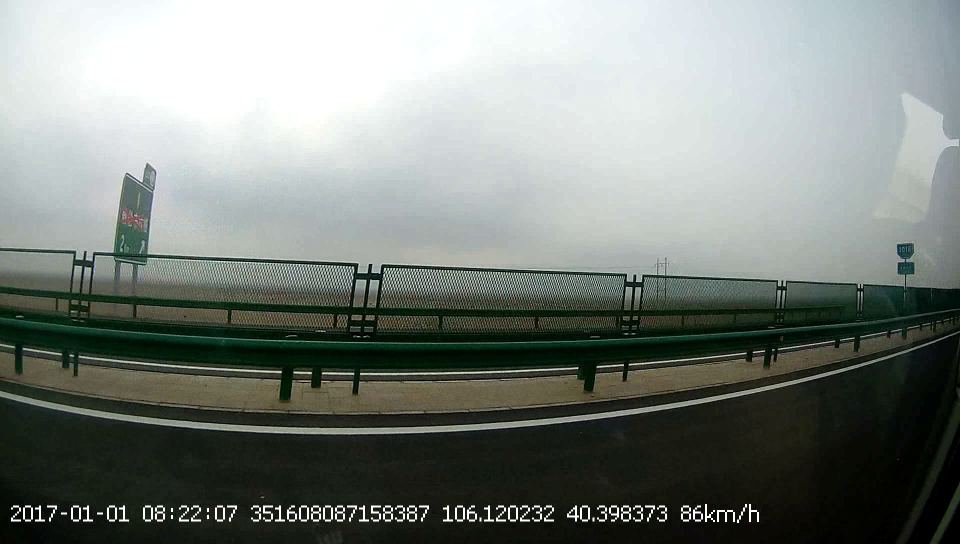
#> input picture frame00339.jpg, 1920 x 1088 px (shown at 1/2 size)
$ python -i lane.py   (imports and definitions only)
#> lines starting #> are read from the running program, lines starting #| are printed output that depends on the picture; after the words box and inside, x2 and y2 are one past the last pixel; in counts of white or black regions, pixels touching at a corner belong together
# -*- coding: utf-8 -*-

import matplotlib.pyplot as plt
import matplotlib.image as mplimg
import numpy as np
import cv2

blur_ksize = 5  # Gaussian blur kernel size
canny_lthreshold = 50  # Canny edge detection low threshold
canny_hthreshold = 150  # Canny edge detection high threshold

# Hough transform parameters
rho = 1#rho的步长，即直线到图像原点(0,0)点的距离
theta = np.pi / 180#theta的范围
threshold = 15#累加器中的值高于它时才认为是一条直线
min_line_length = 40#线的最短长度，比这个短的都被忽略
max_line_gap = 20#两条直线之间的最大间隔，小于此值，认为是一条直线

def roi_mask(img, vertices):#img是输入的图像，verticess是兴趣区的四个点的坐标（三维的数组）
  mask = np.zeros_like(img)#生成与输入图像相同大小的图像，并使用0填充,图像为黑色
  #defining a 3 channel or 1 channel color to fill the mask with depending on the input image
  if len(img.shape) > 2:
    channel_count = img.shape[2]  # i.e. 3 or 4 depending on your image
    mask_color = (255,) * channel_count#如果 channel_count=3,则为(255,255,255)
  else:
    mask_color = 255
  cv2.fillPoly(mask, vertices, mask_color)#使用白色填充多边形，形成蒙板
  masked_img = cv2.bitwise_and(img, mask)#img&mask，经过此操作后，兴趣区域以外的部分被蒙住了，只留下兴趣区域的图像
  return masked_img

def draw_roi(img, vertices):
  cv2.polylines(img, vertices, True, [255, 0, 0], thickness=2)

def draw_lines(img, lines, color=[255, 0, 0], thickness=2):
  for line in lines:
    for x1, y1, x2, y2 in line:
      cv2.line(img, (x1, y1), (x2, y2), color, thickness)

def hough_lines(img, rho, theta, threshold, min_line_len, max_line_gap):
  lines = cv2.HoughLinesP(img, rho, theta, threshold, np.array([]), minLineLength=min_line_len, maxLineGap=max_line_gap)#函数输出的直接就是一组直线点的坐标位置（每条直线用两个点表示[x1,y1],[x2,y2]）
  line_img = np.zeros((img.shape[0], img.shape[1], 3), dtype=np.uint8)#生成绘制直线的绘图板，黑底
  # draw_lines(line_img, lines)
  draw_lanes(line_img, lines)
  return line_img

def draw_lanes(img, lines, color=[255, 0, 0], thickness=8):
  left_lines, right_lines = [], []#用于存储左边和右边的直线
  for line in lines:#对直线进行分类
    for x1, y1, x2, y2 in line:
      k = (y2 - y1) / (x2 - x1)
      if k < 0:
        left_lines.append(line)
      else:
        right_lines.append(line)

  if (len(left_lines) <= 0 or len(right_lines) <= 0):
    return img

  clean_lines(left_lines, 0.1)#弹出左侧不满足斜率要求的直线
  clean_lines(right_lines, 0.1)#弹出右侧不满足斜率要求的直线
  left_points = [(x1, y1) for line in left_lines for x1,y1,x2,y2 in line]#提取左侧直线族中的所有的第一个点
  left_points = left_points + [(x2, y2) for line in left_lines for x1,y1,x2,y2 in line]#提取左侧直线族中的所有的第二个点
  right_points = [(x1, y1) for line in right_lines for x1,y1,x2,y2 in line]#提取右侧直线族中的所有的第一个点
  right_points = right_points + [(x2, y2) for line in right_lines for x1,y1,x2,y2 in line]#提取右侧侧直线族中的所有的第二个点

  left_vtx = calc_lane_vertices(left_points, 325, img.shape[0])#拟合点集，生成直线表达式，并计算左侧直线在图像中的两个端点的坐标
  right_vtx = calc_lane_vertices(right_points, 325, img.shape[0])#拟合点集，生成直线表达式，并计算右侧直线在图像中的两个端点的坐标

  cv2.line(img, left_vtx[0], left_vtx[1], color, thickness)#画出直线
  cv2.line(img, right_vtx[0], right_vtx[1], color, thickness)#画出直线

#将不满足斜率要求的直线弹出
def clean_lines(lines, threshold):
    slope=[]
    for line in lines:
        for x1,y1,x2,y2 in line:
            k=(y2-y1)/(x2-x1)
            slope.append(k)
    #slope = [(y2 - y1) / (x2 - x1) for line in lines for x1, y1, x2, y2 in line]
    while len(lines) > 0:
        mean = np.mean(slope)#计算斜率的平均值，因为后面会将直线和斜率值弹出
        diff = [abs(s - mean) for s in slope]#计算每条直线斜率与平均值的差值
        idx = np.argmax(diff)#计算差值的最大值的下标
        if diff[idx] > threshold:#将差值大于阈值的直线弹出
          slope.pop(idx)#弹出斜率
          lines.pop(idx)#弹出直线
        else:
          break

#拟合点集，生成直线表达式，并计算直线在图像中的两个端点的坐标
def calc_lane_vertices(point_list, ymin, ymax):
  x = [p[0] for p in point_list]#提取x
  y = [p[1] for p in point_list]#提取y
  fit = np.polyfit(y, x, 1)#用一次多项式x=a*y+b拟合这些点，fit是(a,b)
  fit_fn = np.poly1d(fit)#生成多项式对象a*y+b

  xmin = int(fit_fn(ymin))#计算这条直线在图像中最左侧的横坐标
  xmax = int(fit_fn(ymax))#计算这条直线在图像中最右侧的横坐标

  return [(xmin, ymin), (xmax, ymax)]

def process_an_image(img):
#> called with img = 'frame00339.jpg'
  img=mplimg.imread(img)
#> img is the input picture: shape (1088, 1920, 3); mean R, G, B 123.9, 130.2, 124.9
  roi_vtx = np.array([[(0, img.shape[0]), (460, 325), (520, 325), (img.shape[1], img.shape[0])]])#目标区域的四个点坐标，roi_vtx是一个三维的数组
  gray = cv2.cvtColor(img, cv2.COLOR_RGB2GRAY)#图像转换为灰度图
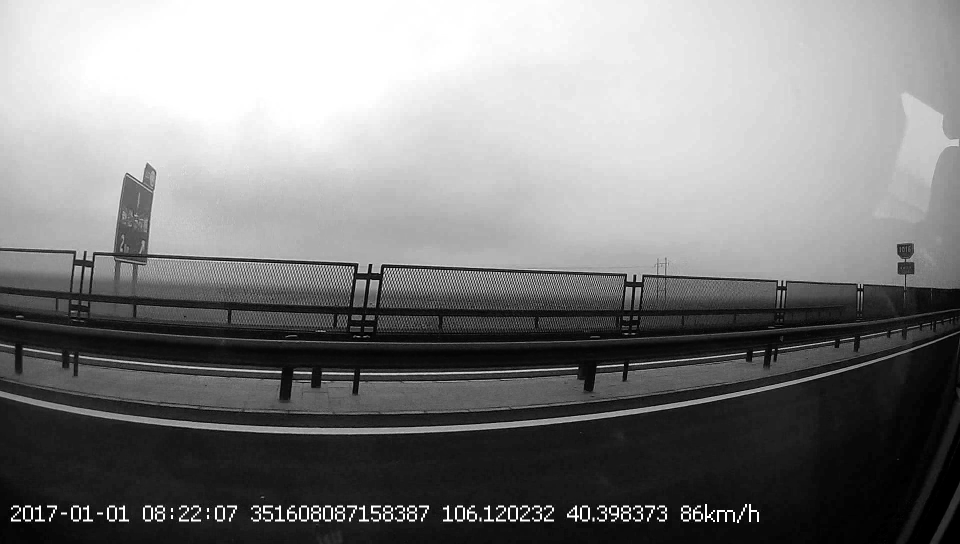
#> gray: shape (1088, 1920) (shown at 1/2 size); min 0, max 255, mean 127.8
  blur_gray = cv2.GaussianBlur(gray, (blur_ksize, blur_ksize), 0, 0)#使用高斯模糊去噪声
  edges = cv2.Canny(blur_gray, canny_lthreshold, canny_hthreshold)#使用Canny进行边缘检测
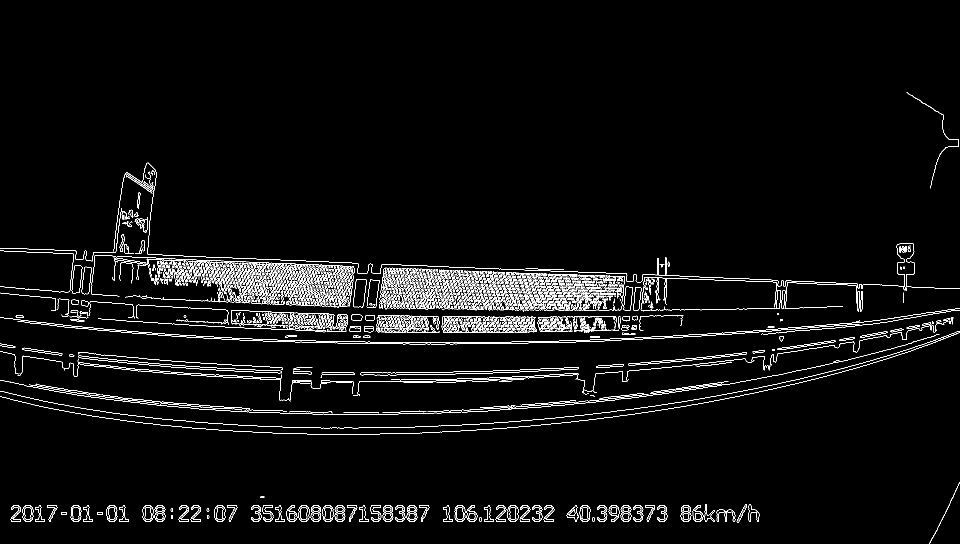
#> edges: shape (1088, 1920) (shown at 1/2 size); 3.4% white in thin lines or dots, all inside (x1, y1, x2, y2) = (0, 185, 1920, 1088)
  roi_edges = roi_mask(edges, roi_vtx)#对边缘检测的图像生成图像蒙板，去掉不感兴趣的区域，保留兴趣区
#> in roi_mask, `cv2.fillPoly(mask, vertices, mask_color)#使用白色填充多边形，形成蒙板`:
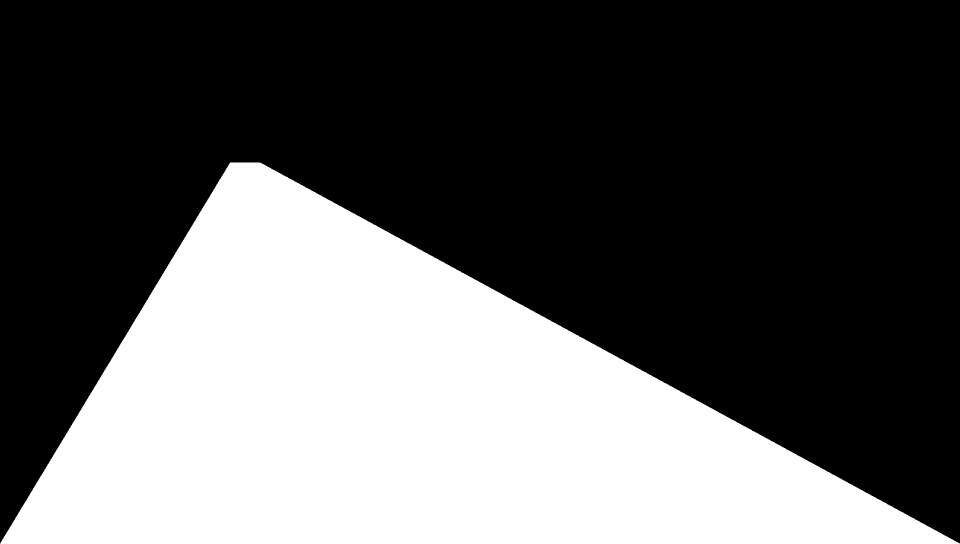
#> mask: shape (1088, 1920) (shown at 1/2 size); 36.2% white; 1 white region, box (x1, y1, x2, y2) and area: (0, 325, 1920, 1088) 756070
#> in roi_mask, `masked_img = cv2.bitwise_and(img, mask)#img&mask，经过此操作后，兴趣区域以外的部分被蒙住了，..`:
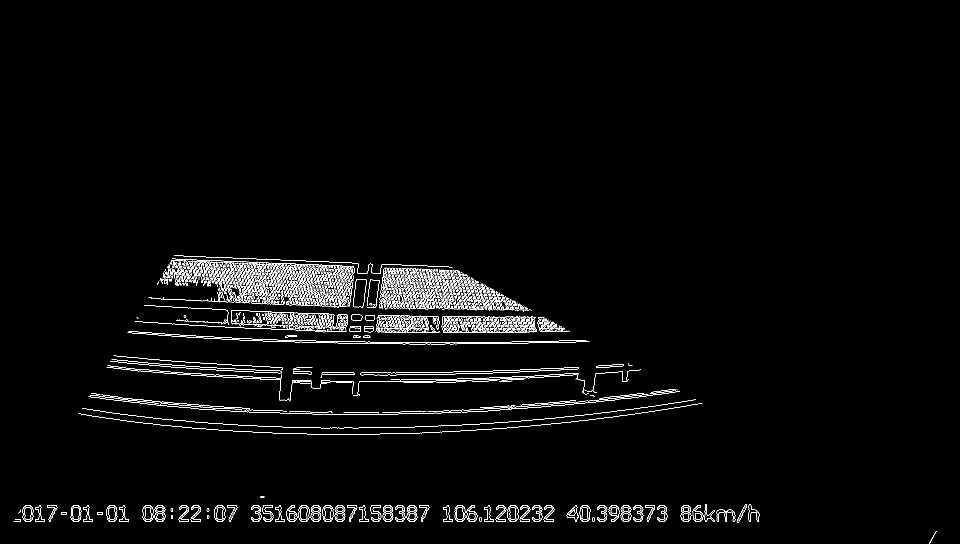
#> masked_img: shape (1088, 1920) (shown at 1/2 size); 2.2% white in thin lines or dots, all inside (x1, y1, x2, y2) = (27, 511, 1874, 1088)
  line_img = hough_lines(roi_edges, rho, theta, threshold, min_line_length, max_line_gap)#使用霍夫直线检测，并且绘制直线
#> in hough_lines, `lines = cv2.HoughLinesP(img, rho, theta, threshold, np.array([]), minL..`: lines = 519 rows, first 6: [807, 631, 955, 665], [506, 1011, 857, 1011], [379, 512, 610, 610], [1366, 1042, 1517, 1042], [329, 556, 987, 579], [907, 684, 1022, 684]
#> the loop in draw_lanes, `for line in lines:#对直线进行分类` made 519 passes
#> after the loop in draw_lanes, `for line in lines:#对直线进行分类`: left_lines = 164 items, first 6: [[518, 1031, 853, 1025]], [[968, 1016, 1105, 1014]], [[725, 1035, 849, 1033]], [[953, 687, 1151, 684]], [[893, 758, 1068, 752]], [[766, 551, 930, 548]]; right_lines = 355 items, first 6: [[807, 631, 955, 665]], [[506, 1011, 857, 1011]], [[379, 512, 610, 610]], [[1366, 1042, 1517, 1042]], [[329, 556, 987, 579]], [[907, 684, 1022, 684]]
#> the loop in clean_lines, `for line in lines:` made 164 passes
#> after the loop in clean_lines, `for line in lines:`: slope = 164 values, max -0.00935 at index 8, min -11 at index 113, mean -0.255
#> the loop in clean_lines, `while len(lines) > 0:` made 12 passes
#> (mean, idx) on passes 1 to 12: (-0.255, 113), (-0.189, 96), (-0.128, 161), (-0.0843, 78), (-0.0439, 146), (-0.0431, 73), (-0.0423, 45), (-0.0416, 51), (-0.0409, 126), (-0.0402, 150), (-0.0396, 86), (-0.0389, 77)
#> after the loop in clean_lines, `while len(lines) > 0:`: lines = 153 items, first 6: [[518, 1031, 853, 1025]], [[968, 1016, 1105, 1014]], [[725, 1035, 849, 1033]], [[953, 687, 1151, 684]], [[893, 758, 1068, 752]], [[766, 551, 930, 548]]; slope = 153 values, max -0.00935 at index 8, min -0.137 at index 77, mean -0.0389
#> the loop in clean_lines (call 2), `for line in lines:` made 355 passes
#> the loop in clean_lines (call 2), `while len(lines) > 0:` made 17 passes
#> (mean, idx) on passes 1 to 12: (0.0325, 2), (0.0314, 303), (0.0307, 250), (0.03, 239), (0.0295, 0), (0.0289, 241), (0.0285, 245), (0.0281, 166), (0.0277, 247), (0.0274, 290), (0.027, 266), (0.0267, 282)
#> in draw_lanes, `left_points = [(x1, y1) for line in left_lines for x1,y1,x2,y2 in line..`: left_points = 153 pairs, first value 27 to 1364, second value 521 to 1043
#> in draw_lanes, `left_points = left_points + [(x2, y2) for line in left_lines for x1,y1..`: left_points = 306 pairs, first value 27 to 1517, second value 520 to 1043
#> in draw_lanes, `right_points = [(x1, y1) for line in right_lines for x1,y1,x2,y2 in li..`: right_points = 339 pairs, first value 30 to 1474, second value 511 to 1043
#> in draw_lanes, `right_points = right_points + [(x2, y2) for line in right_lines for x1..`: right_points = 678 pairs, first value 30 to 1518, second value 511 to 1043
#> in calc_lane_vertices, `x = [p[0] for p in point_list]#提取x`: x = 306 values, max 1517 at index 189, min 27 at index 49, mean 820.9
#> in calc_lane_vertices, `y = [p[1] for p in point_list]#提取y`: y = 306 values, max 1043 at index 39, min 520 at index 293, mean 867.7
#> in calc_lane_vertices, `fit = np.polyfit(y, x, 1)#用一次多项式x=a*y+b拟合这些点，fit是(a,b)`: fit = [0.218, 631.5]
#> in calc_lane_vertices, `xmin = int(fit_fn(ymin))#计算这条直线在图像中最左侧的横坐标`: xmin = 702
#> in calc_lane_vertices, `xmax = int(fit_fn(ymax))#计算这条直线在图像中最右侧的横坐标`: xmax = 868
#> in draw_lanes, `left_vtx = calc_lane_vertices(left_points, 325, img.shape[0])#拟合点集，生成直..`: left_vtx = [(702, 325), (868, 1088)]
#> in draw_lanes, `right_vtx = calc_lane_vertices(right_points, 325, img.shape[0])#拟合点集，生..`: right_vtx = [(601, 325), (790, 1088)]
#> in draw_lanes, `cv2.line(img, left_vtx[0], left_vtx[1], color, thickness)#画出直线`:
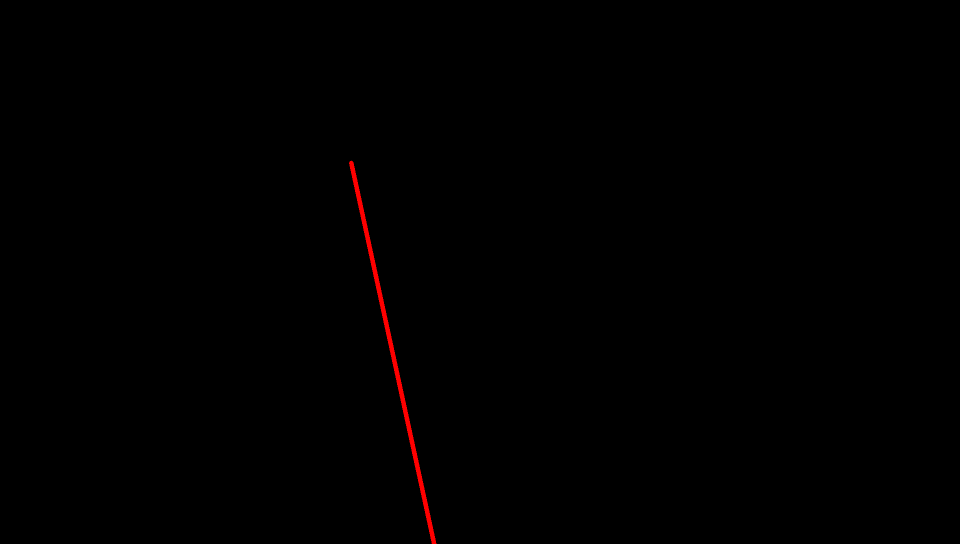
#> img: shape (1088, 1920, 3) (shown at 1/2 size); mean of channels 0, 1, 2 0.9, 0, 0; drawn as R, G, B
#> in draw_lanes, `cv2.line(img, right_vtx[0], right_vtx[1], color, thickness)#画出直线`:
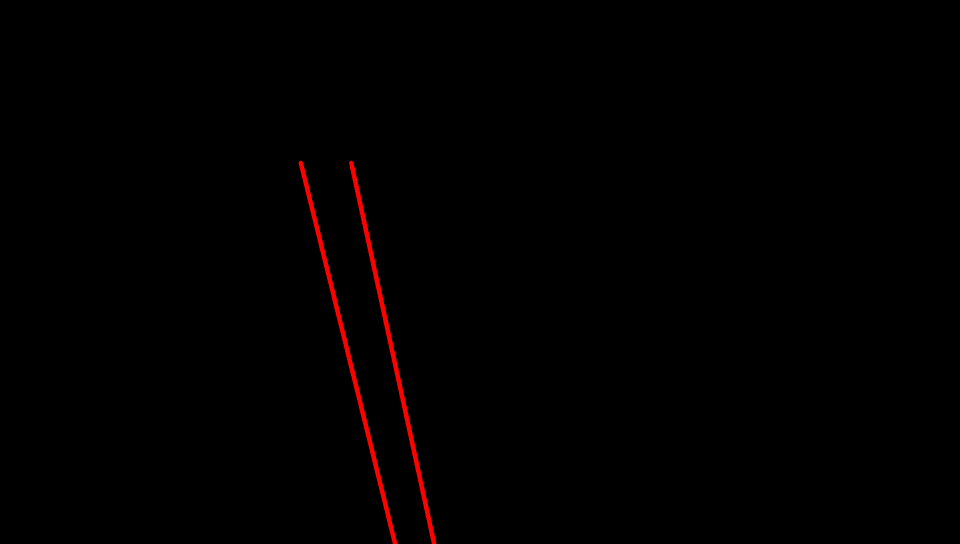
#> img: shape (1088, 1920, 3) (shown at 1/2 size); 0.34% of pixels changed, all inside (x1, y1, x2, y2) = (597, 321, 795, 1088); drawn as R, G, B
  res_img = cv2.addWeighted(img, 0.8, line_img, 1, 0)#将处理后的图像与原图做融合
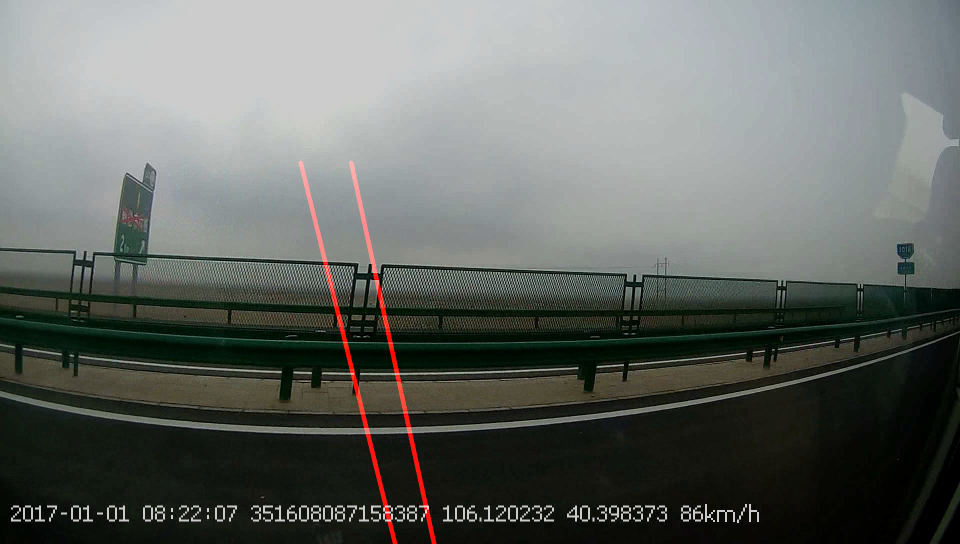
#> res_img: shape (1088, 1920, 3) (shown at 1/2 size); mean R, G, B 100.4, 104.2, 100
  return res_img

>>> result = process_an_image('frame00339.jpg')
